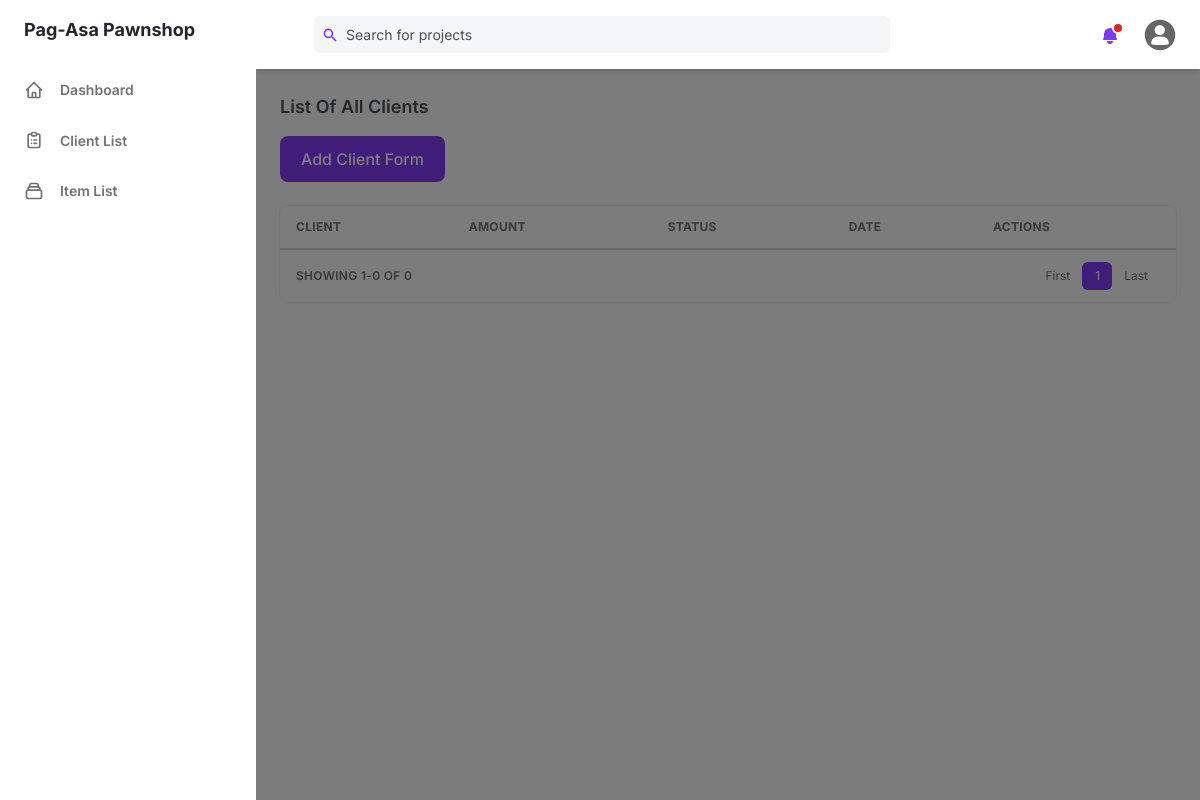
/client/list/ (signed in), run on an earlier commit of the app's database.
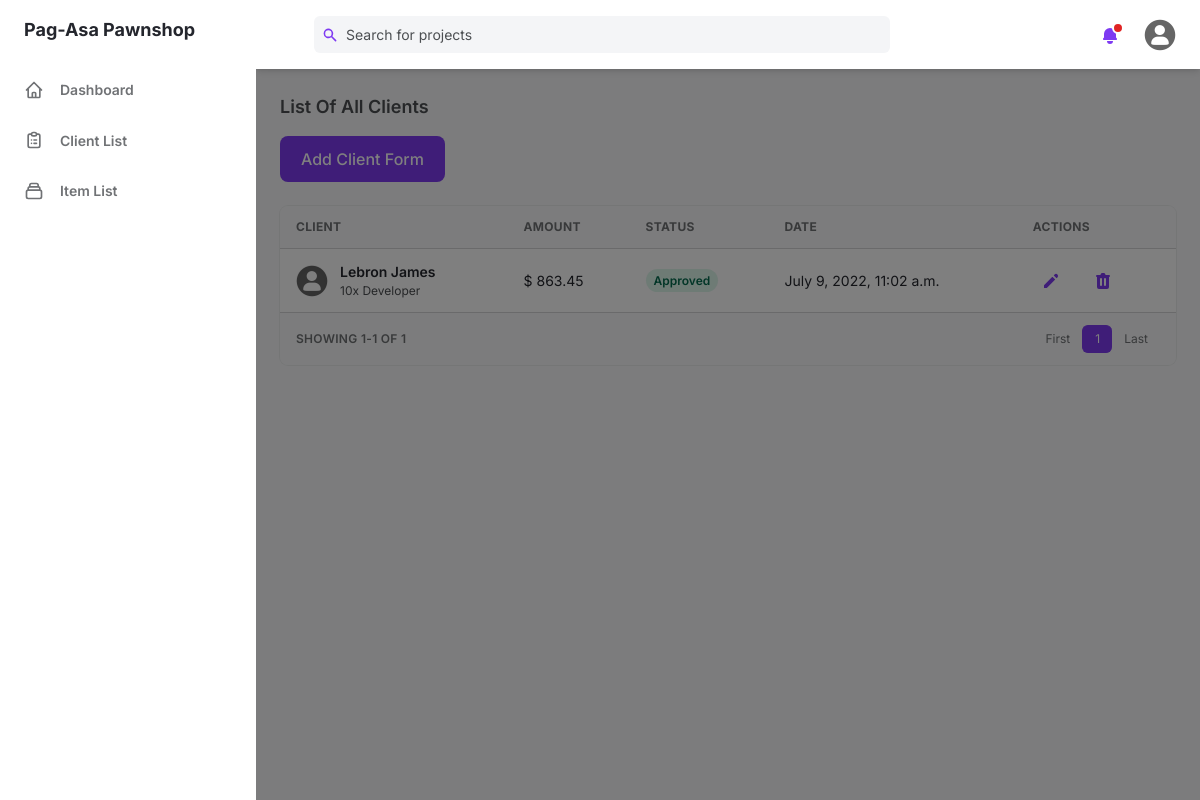
And on a later commit of the database.
### management_system/models.py (models this page shows, shortened)
class Client(models.Model):
    first_name = models.CharField(max_length=255)
    last_name = models.CharField(max_length=255)
    middle_name = models.CharField(max_length=255, null=True, blank=True)
    address = models.TextField(max_length=500)
    created = models.DateTimeField(auto_now_add=True)
    updated = models.DateTimeField(auto_now=True)

### management_system/views.py (the view)
class ClientListView(LoginRequiredMixin, ListView):
    model = Client
    template_name = "client_list_full.html"
    paginate_by = 10
    context_object_name = 'clients'
    ordering = ['-created']

### templates/client_list_full.html
{% extends 'base.html' %}
{% block content %}
    {% include 'components/client_list.html' %}
{% endblock%}

### templates/components/client_list.html (shortened to what the changed rows need)
{% load static %}
{% load mathfilters %}
<div id="content" class="mt-6">
  <div class="w-full overflow-hidden rounded-lg shadow-xs">
    <div class="w-full overflow-x-auto">
      <table class="w-full whitespace-no-wrap">
        <thead>
          <tr
            class="text-xs font-semibold tracking-wide text-left text-gray-500 uppercase border-b dark:border-gray-700 bg-gray-50 dark:text-gray-400 dark:bg-gray-800"
          >
            <th class="px-4 py-3">Client</th>
            <th class="px-4 py-3">Amount</th>
            <th class="px-4 py-3">Status</th>
            <th class="px-4 py-3">Date</th>
            <th class="px-4 py-3">Actions</th>
          </tr>
        </thead>
        <tbody class="bg-white divide-y dark:divide-gray-700 dark:bg-gray-800">
          {% for client in clients %}
          <tr class="text-gray-700 dark:text-gray-400">
            <td class="px-4 py-3">
              <div class="flex items-center text-sm">
                <div class="relative hidden w-8 h-8 mr-3 rounded-full md:block">
                  <img
                    class="object-cover w-full h-full rounded-full"
                    src="{% static 'assets/img/default.png' %}"
                    alt=""
                    loading="lazy"
                  />
                  <div
                    class="absolute inset-0 rounded-full shadow-inner"
                    aria-hidden="true"
                  ></div>
                </div>
                <div>
                  <p class="font-semibold">
                    {{client.first_name}} {{client.last_name}}
                  </p>
                  <p class="text-xs text-gray-600 dark:text-gray-400">
                    10x Developer
                  </p>
                </div>
              </div>
            </td>
            <td class="px-4 py-3 text-sm">$ 863.45</td>
            <td class="px-4 py-3 text-xs">
              <span
                class="px-2 py-1 font-semibold leading-tight text-green-700 bg-green-100 rounded-full dark:bg-green-700 dark:text-green-100"
              >
                Approved
              </span>
            </td>
            <td class="px-4 py-3 text-sm">{{ client.created }}</td>
            <td class="px-4 py-3">
              <div class="flex items-center space-x-4 text-sm">
                <button
                  class="flex items-center justify-between px-2 py-2 text-sm font-medium leading-5 text-purple-600 rounded-lg dark:text-gray-400 focus:outline-none focus:shadow-outline-gray"
                  aria-label="Edit"
                >
                  <svg
                    class="w-5 h-5"
                    aria-hidden="true"
                    fill="currentColor"
                    viewBox="0 0 20 20"
                  >
                    <path
                      d="M13.586 3.586a2 2 0 112.828 2.828l-.793.793-2.828-2.828.793-.793zM11.379 5.793L3 14.172V17h2.828l8.38-8.379-2.83-2.828z"
                    ></path>
                  </svg>
                </button>
                <button
                  class="flex items-center justify-between px-2 py-2 text-sm font-medium leading-5 text-purple-600 rounded-lg dark:text-gray-400 focus:outline-none focus:shadow-outline-gray"
                  aria-label="Delete"
                >
                </button>
              </div>
            </td>
          </tr>
          {% endfor %}
        </tbody>
      </table>
    </div>
    <div
      class="grid px-4 py-3 text-xs font-semibold tracking-wide text-gray-500 uppercase border-t dark:border-gray-700 bg-gray-50 sm:grid-cols-9 dark:text-gray-400 dark:bg-gray-800"
    >
      <span class="flex items-center col-span-3">
        Showing {% if page_obj.number > 1%}{{page_obj.number|sub:1}}{% endif %}1-{% if page_obj.number == page_obj.paginator.num_pages%}{{page_obj.paginator.count}}{%else%}{{page_obj.number|mul:10}}{%endif%} of {{page_obj.paginator.count}}
      </span>
      <span class="col-span-2"></span>
      <span class="flex col-span-4 mt-2 sm:mt-auto sm:justify-end">
        <nav aria-label="Table navigation">
          <ul class="inline-flex items-center">
            {% for num in page_obj.paginator.page_range %}
            {% if page_obj.number == num %}
            <li>
              <a href="?page={{ num }}">
                <button
                  class="px-3 py-1 text-white transition-colors duration-150 bg-purple-600 border border-r-0 border-purple-600 rounded-md focus:outline-none focus:shadow-outline-purple"
                >
                  {{ num }}
                </button>
              </a>
            </li>
            {% endif %}
            {% endfor %}
          </ul>
        </nav>
      </span>
    </div>
  </div>
</div>

What changed in the data, as far as the page shows it:
added Client: first_name "Lebron", last_name "James", created "July 9, 2022, 11:02 a.m."
Also different on the page:
{{ page_obj.paginator.count }}: "0" → "1"
